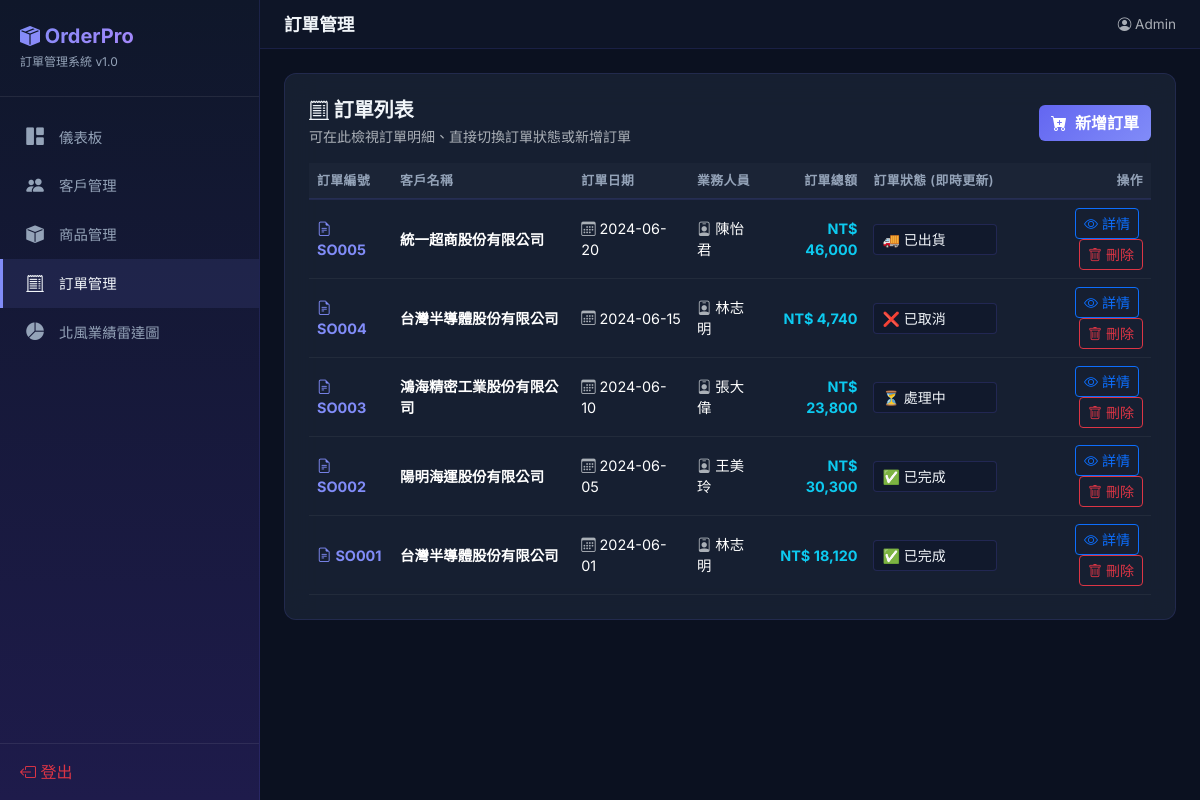
Page /orders (signed in) on the committed database.
### tables this page shows
CREATE TABLE orders (
    訂單編號  TEXT PRIMARY KEY,
    客戶編號  TEXT NOT NULL,
    訂單日期  TEXT NOT NULL,
    狀態      TEXT NOT NULL DEFAULT '處理中',
    業務人員  TEXT,
    FOREIGN KEY (客戶編號) REFERENCES customer(客戶編號)
);

### app.py (the view)
@app.route('/orders')
@login_required
def orders():
    rows = get_db().execute('''
        SELECT o.*, c.名稱 AS 客戶名稱,
               COALESCE(SUM(oi.數量 * oi.單價), 0) AS 訂單總額
        FROM orders o
        JOIN customer c ON o.客戶編號 = c.客戶編號
        LEFT JOIN order_item oi ON o.訂單編號 = oi.訂單編號
        GROUP BY o.訂單編號
        ORDER BY o.訂單日期 DESC
    ''').fetchall()
    return render_template('orders.html', orders=rows)

### app.py (called while the page is built)
def get_db():
    if 'db' not in g:
        g.db = sqlite3.connect(DATABASE)
        g.db.row_factory = sqlite3.Row
        g.db.execute('PRAGMA foreign_keys = ON')
    return g.db

def login_required(f):
    @wraps(f)
    def decorated(*args, **kwargs):
        if not session.get('logged_in') or session.get('role') != 'admin':
            flash('請先以管理員身分登入系統', 'warning')
            return redirect(url_for('login'))
        return f(*args, **kwargs)
    return decorated

### templates/orders.html (shortened to what this page needs)
{% extends "base.html" %}
{% block page_title %}訂單管理{% endblock %}
{% block content %}
<div class="glass-card p-4">
  <div class="d-flex justify-content-between align-items-center mb-3">
    <div>
      <h5 class="fw-bold mb-1"><i class="bi bi-receipt-cutoff text-indigo"></i> 訂單列表</h5>
      <p class="text-muted small mb-0">可在此檢視訂單明細、直接切換訂單狀態或新增訂單</p>
    </div>
    <a href="{{ url_for('order_add') }}" class="btn btn-primary">
      <i class="bi bi-cart-plus-fill me-1"></i> 新增訂單
    </a>
  </div>
  <div class="table-responsive">
    <table class="table table-dark-custom table-hover align-middle mb-0">
      <thead>
        <tr>
          <th>訂單編號</th>
          <th>客戶名稱</th>
          <th>訂單日期</th>
          <th>業務人員</th>
          <th class="text-end">訂單總額</th>
          <th style="min-width: 140px;">訂單狀態 (即時更新)</th>
          <th class="text-end">操作</th>
        </tr>
      </thead>
      <tbody>
        {% for o in orders %}
        <tr id="row-{{ o['訂單編號'] }}">
          <td class="fw-bold">
            <a href="{{ url_for('order_detail', order_id=o['訂單編號']) }}" class="text-decoration-none" style="color:var(--clr-primary)">
              <i class="bi bi-file-earmark-text me-1"></i>{{ o['訂單編號'] }}
            </a>
          </td>
          <td class="fw-semibold">{{ o['客戶名稱'] }}</td>
          <td><i class="bi bi-calendar3 text-muted me-1"></i>{{ o['訂單日期'] }}</td>
          <td><i class="bi bi-person-badge text-muted me-1"></i>{{ o['業務人員'] or '-' }}</td>
          <td class="text-end fw-bold text-info">NT$ {{ '{:,.0f}'.format(o['訂單總額']) }}</td>
          <td>
            <select class="form-select form-select-sm status-select"
                    data-order-id="{{ o['訂單編號'] }}"
                    onchange="changeStatus('{{ o['訂單編號'] }}', this)">
              <option value="處理中" {% if o['狀態'] == '處理中' %}selected{% endif %}>⏳ 處理中</option>
              <option value="已出貨" {% if o['狀態'] == '已出貨' %}selected{% endif %}>🚚 已出貨</option>
              <option value="已完成" {% if o['狀態'] == '已完成' %}selected{% endif %}>✅ 已完成</option>
              <option value="已取消" {% if o['狀態'] == '已取消' %}selected{% endif %}>❌ 已取消</option>
            </select>
          </td>
          <td class="text-end">
            <a href="{{ url_for('order_detail', order_id=o['訂單編號']) }}" class="btn btn-sm btn-outline-primary me-1">
              <i class="bi bi-eye"></i> 詳情
            </a>
            <a href="{{ url_for('order_delete', order_id=o['訂單編號']) }}"
               class="btn btn-sm btn-outline-danger"
               onclick="return confirm('確定要刪除訂單 {{ o['訂單編號'] }} 嗎？');">
              <i class="bi bi-trash"></i> 刪除
            </a>
          </td>
        </tr>
        {% else %}
        <tr>
          <td colspan="7" class="text-center text-muted py-4">目前尚無訂單資料</td>
        </tr>
        {% endfor %}
      </tbody>
    </table>
  </div>
</div>
{% endblock %}

### templates/base.html (style rules this page uses)
:root { --sidebar-w: 260px; --clr-bg: #0b1120; --clr-sidebar: linear-gradient(180deg, #0f172a 0%, #1e1b4b 100%); --clr-card: rgba(30, 41, 59, 0.65); --clr-card-border: rgba(99, 102, 241, 0.15); --clr-primary: #818cf8; --clr-primary-hover: #6366f1; --clr-text: #f1f5f9; --clr-muted: #94a3b8; }
* { font-family: 'Inter', 'Noto Sans TC', sans-serif; }
body { background: var(--clr-bg); color: var(--clr-text); min-height: 100vh; }
.glass-card { background: var(--clr-card); backdrop-filter: blur(16px); border: 1px solid var(--clr-card-border); border-radius: 12px; transition: transform 0.2s, box-shadow 0.2s; }
.table-dark-custom { --bs-table-bg: transparent; --bs-table-hover-bg: rgba(129, 140, 248, 0.06); font-size: 0.9rem; }
.table-dark-custom thead th { background: rgba(30, 41, 59, 0.6); border-bottom: 2px solid var(--clr-card-border); font-weight: 600; font-size: 0.8rem; text-transform: uppercase; letter-spacing: 0.5px; color: var(--clr-muted); white-space: nowrap; }
.table-dark-custom td { vertical-align: middle; border-color: rgba(255,255,255,0.05); }
.btn-primary { background: linear-gradient(135deg, #6366f1, #818cf8); border: none; font-weight: 600; }
.form-control, .form-select { background: rgba(15, 23, 42, 0.6); border: 1px solid rgba(99, 102, 241, 0.2); color: var(--clr-text); }

### rows in the picture
orders: 訂單編號 "SO005", 客戶名稱 "統一超商股份有限公司", 訂單日期 "2024-06-20", 業務人員 "陳怡君", 訂單總額 "46,000", 狀態+訂單編號 "🚚 已出貨"
orders: 訂單編號 "SO004", 客戶名稱 "台灣半導體股份有限公司", 訂單日期 "2024-06-15", 業務人員 "林志明", 訂單總額 "4,740", 狀態+訂單編號 "❌ 已取消"
orders: 訂單編號 "SO003", 客戶名稱 "鴻海精密工業股份有限公司", 訂單日期 "2024-06-10", 業務人員 "張大偉", 訂單總額 "23,800", 狀態+訂單編號 "⏳ 處理中"
orders: 訂單編號 "SO002", 客戶名稱 "陽明海運股份有限公司", 訂單日期 "2024-06-05", 業務人員 "王美玲", 訂單總額 "30,300", 狀態+訂單編號 "✅ 已完成"
orders: 訂單編號 "SO001", 客戶名稱 "台灣半導體股份有限公司", 訂單日期 "2024-06-01", 業務人員 "林志明", 訂單總額 "18,120", 狀態+訂單編號 "✅ 已完成"

### other values in the picture
{{ session.username|default('Admin') }} "Admin"
